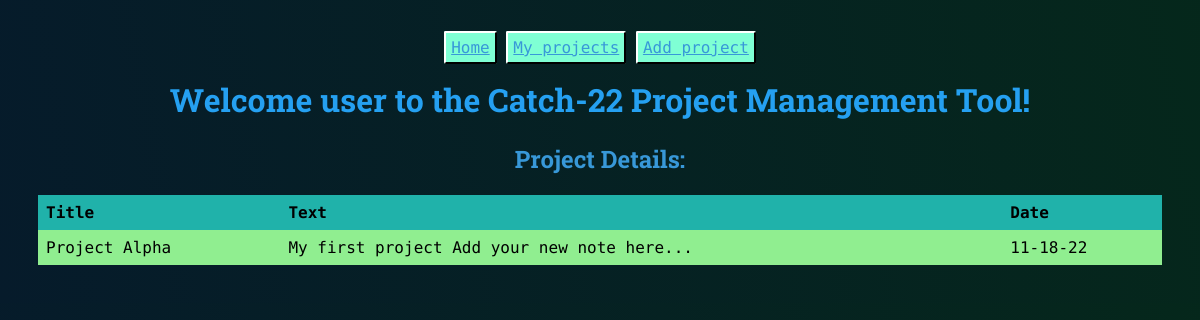
The page /projects/1 on the database as committed earlier.
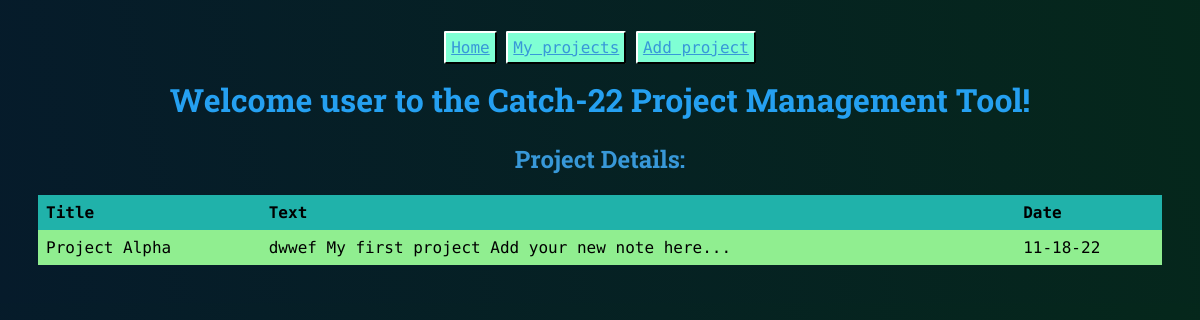
The same page on the database as committed later.
### models.py (models this page shows, shortened)
class User(db.Model):
    id = db.Column("id", db.Integer, primary_key=True)
    name = db.Column("name", db.String(100))
    email = db.Column("email", db.String(100))

class Note(db.Model):
    id = db.Column("id", db.Integer, primary_key=True)
    title = db.Column("title", db.String(200))
    text = db.Column("text", db.String(100))
    date = db.Column("date", db.String(50))

### flask05.py (the view)
@app.route('/projects/<project_id>')
def get_project(project_id):
    a_user = db.session.query(User).filter_by(email='user@uncc.edu').one()
    my_note = db.session.query(Note).filter_by(id=project_id).one()
    return render_template('project.html', note=my_note, user = a_user)

### templates/project.html (shortened to what this page needs)
<!DOCTYPE html>
<html lang="en">
<head>
    <link rel="stylesheet" href="{{ url_for('static', filename='main.css') }}">
</head>
<nav>
    <a href="/index">Home</a>
    <a href="/projects">My projects</a>
    <a href="/projects/new">Add project</a>
</nav>
<body>
    <h1>Welcome {{user.name}} to the Catch-22 Project Management Tool!</h1>
    <h2>Project Details:</h2>
    <table>
        <tr>
            <th>Title</th>
            <th>Text</th>
            <th>Date</th>
        </tr>
        <tr>
            <td>{{ note.title }}</td>
            <td>{{ note.text }}</td>
            <td>{{ note.date }}</td>
        </tr>
    </table>
</body>
</html>

### static/main.css (style rules this page uses)
html { text-align: center; background: linear-gradient(80deg, #061b2b, #04330c); background-size: 200%; color: rgb(56, 152, 216); }
body { font-family: 'Roboto Mono', monospace; padding: 30px 30px; }
h1 { font-family: 'Roboto Slab', serif; color: rgb(37, 160, 241); }
h2 { font-family: 'Roboto Slab', serif; color: rgb(56, 152, 216); }
a, a:visited { color: rgb(56, 152, 216); background-color: aquamarine; padding: 5px 5px; border-radius: 2px; border-top: 2px solid white; border-left: 2px solid white; border-right: 2px solid black; border-bottom: 2px solid black; }
table { border-collapse: collapse; width: 100%; }
th, td { color: black; text-align: left; padding: 8px; }
tbody tr:nth-child(even) { background-color: Lightgreen; }
tbody tr:nth-child(odd) { background-color: lightseagreen; }

Rows that differ between the two databases and show on the page:
changed Note "Project Alpha": text "My first project Add your new note here..." → "dwwef My first project Add your new note here..."
